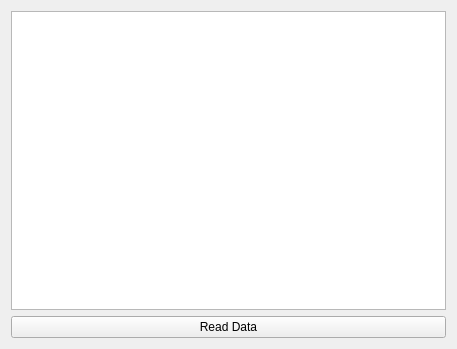
<?xml version="1.0" encoding="UTF-8"?>
<ui version="4.0">
 <class>MainWindow</class>
 <widget class="QWidget" name="MainWindow">
  <property name="geometry">
   <rect>
    <x>0</x>
    <y>0</y>
    <width>457</width>
    <height>349</height>
   </rect>
  </property>
  <property name="windowTitle">
   <string>Form</string>
  </property>
  <layout class="QVBoxLayout" name="verticalLayout">
   <item>
    <widget class="QListWidget" name="listWidget"/>
   </item>
   <item>
    <widget class="QPushButton" name="readDataButton">
     <property name="text">
      <string>Read Data</string>
     </property>
    </widget>
   </item>
  </layout>
 </widget>
 <resources/>
 <connections/>
</ui>
